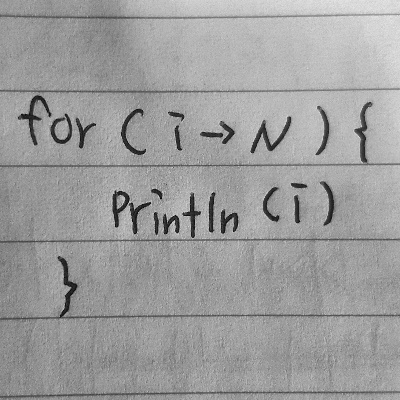
#> input picture images/histPseudo.jpg, 400 x 400 px
$ python t3_2.py
#> lines starting #> are read from the running program, lines starting #| are printed output that depends on the picture; after the words box and inside, x2 and y2 are one past the last pixel; in counts of white or black regions, pixels touching at a corner belong together
import cv2
import numpy as np
from matplotlib import pyplot as plt

img = cv2.imread('../images/histPseudo.jpg',0)
#> img is the input picture: shape (400, 400); min 6, max 232, mean 157.3


ret,th1 = cv2.threshold(img,140,255,cv2.THRESH_BINARY)
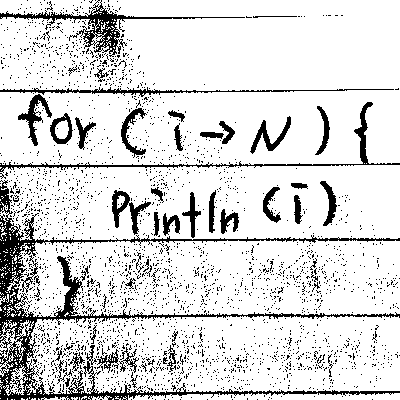
#> th1: shape (400, 400); 85.2% white; 2739 black regions (2683 under 20 px), largest, box (x1, y1, x2, y2) and area: (0, 180, 400, 400) 8109, (0, 0, 245, 57) 1654, (0, 102, 400, 173) 1259
th2 = cv2.adaptiveThreshold(img,255,cv2.ADAPTIVE_THRESH_MEAN_C,\
            cv2.THRESH_BINARY,21,2)
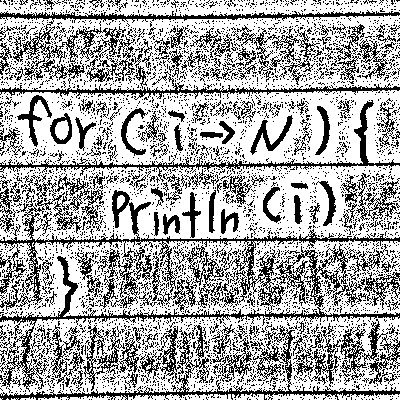
#> th2: shape (400, 400); 66.4% white; black in thin lines or dots
th3 = cv2.adaptiveThreshold(img,255,cv2.ADAPTIVE_THRESH_GAUSSIAN_C,\
            cv2.THRESH_BINARY,11,2)
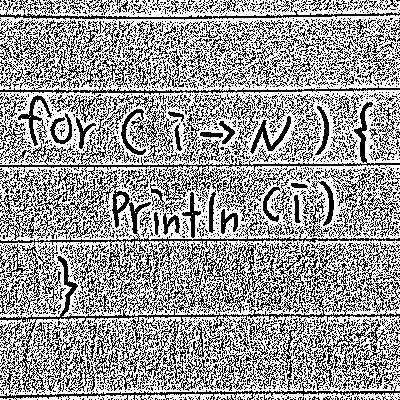
#> th3: shape (400, 400); 61.6% white; black in thin lines or dots

titles = ['Original Image', 'Global Thresholding (v = 127)',
            'Adaptive Mean Thresholding', 'Adaptive Gaussian Thresholding']
images = [img, th1, th2, th3]

for i in range(4):
    plt.subplot(2,2,i+1),plt.imshow(images[i],'gray')
    plt.title(titles[i])
    plt.xticks([]),plt.yticks([])
plt.show()
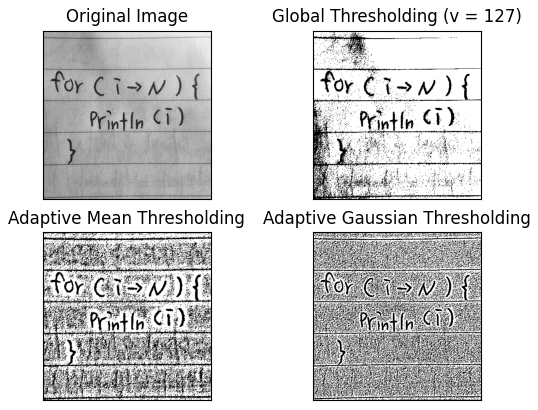
#> figure drawn by matplotlib, 4 panels

$ run again, with images/pseudo.jpg copied over images/histPseudo.jpg
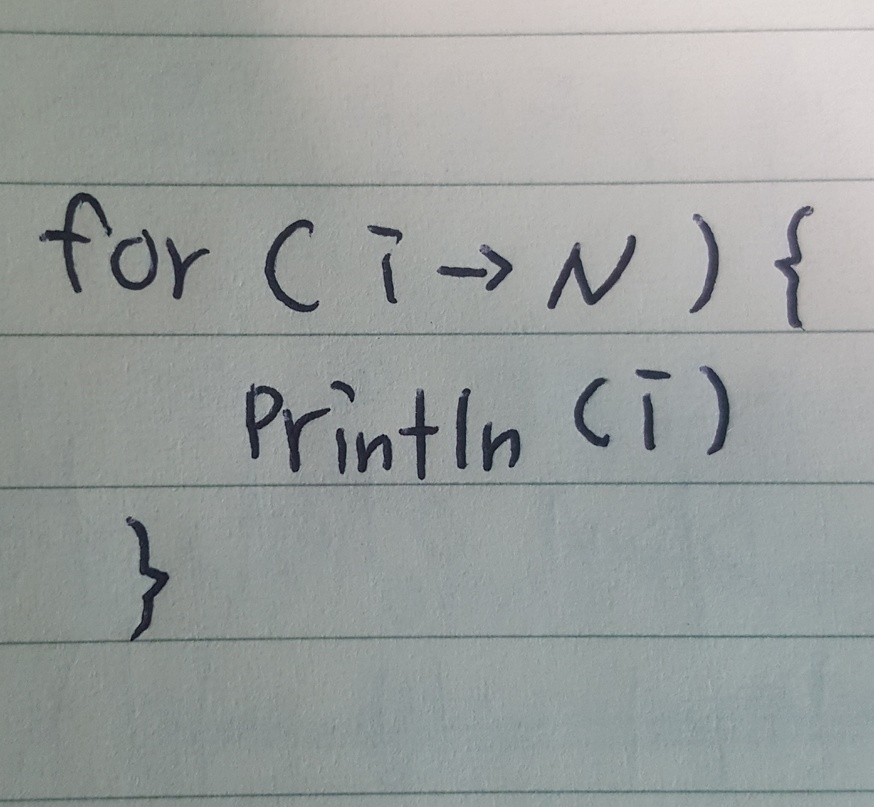
#> input picture images/pseudo.jpg, 874 x 807 px, shrunk from 2109 x 1948 before the run
#> `ret,th1 = cv2.threshold(img,140,255,cv2.THRESH_BINARY)`:
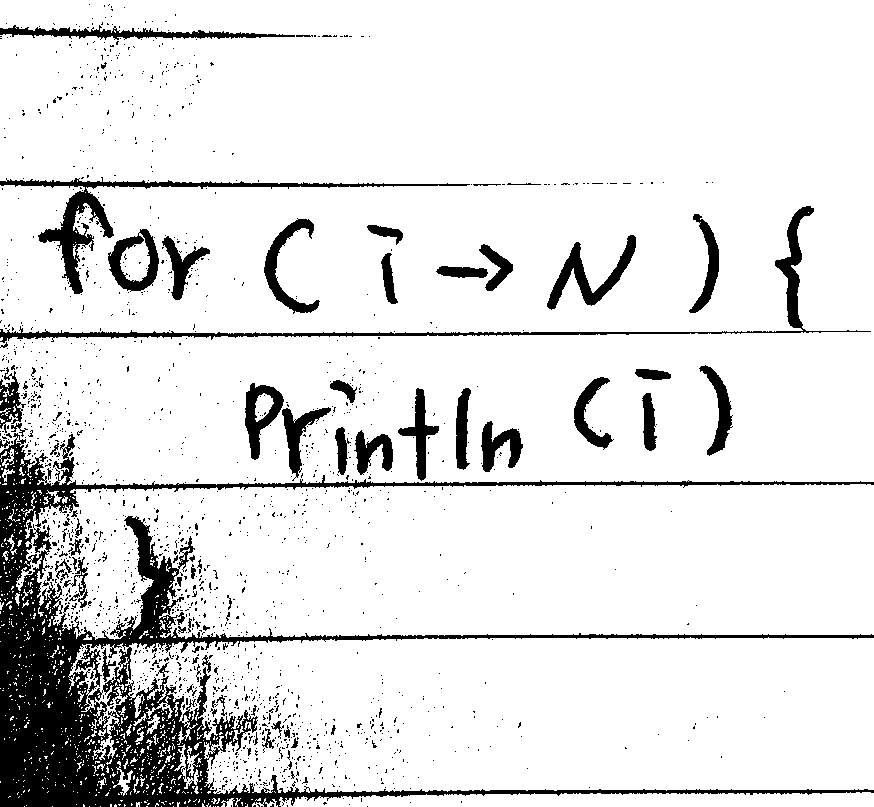
#> th1: shape (807, 874); 88.2% white; 1643 black regions (1564 under 20 px), largest, box (x1, y1, x2, y2) and area: (0, 433, 874, 807) 46995, (0, 177, 470, 294) 4202, (0, 206, 871, 343) 4200
#> th2: shape (807, 874); 76.5% white; 14793 black regions (13309 under 20 px), largest, box (x1, y1, x2, y2) and area: (0, 516, 874, 649) 5306, (0, 206, 874, 341) 5088, (0, 786, 874, 805) 4283
#> th3: shape (807, 874); 77.3% white; black in thin lines or dots
#> `plt.show()`:
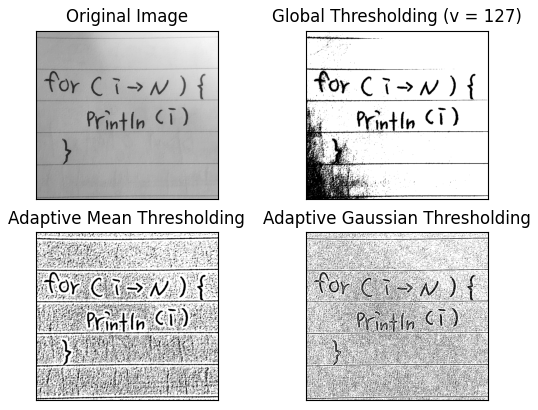
#> figure drawn by matplotlib, 4 panels
